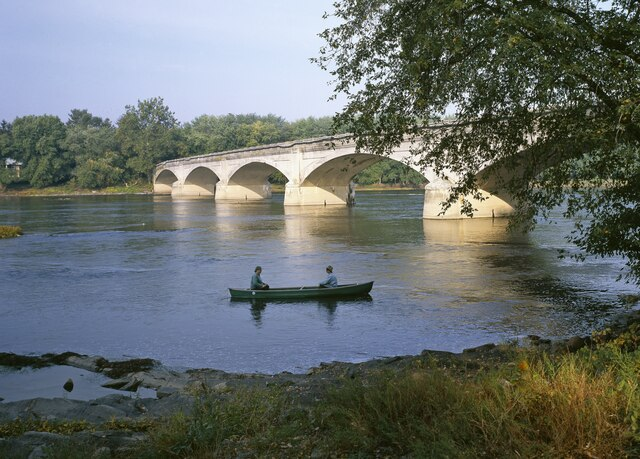
#> input picture River.jpg, 640 x 459 px
$ jupyter execute notebook.ipynb
#> lines starting #> are read from the running program, lines starting #| are printed output that depends on the picture; after the words box and inside, x2 and y2 are one past the last pixel; in counts of white or black regions, pixels touching at a corner belong together; long printed decimals are rounded
# Practica 01 - AAPI
---
Grupo H: Joaquin Negrete y Pablo Suárez
2026

Vamos a trabajar con

## Tarea 1
Visualización de la imagen proporcionada para la práctica, separación de los tres canales de color que contiene.

[cell 1]
import matplotlib.pyplot as plt
import matplotlib.image as mpimg
import numpy as np
from PIL import Image

img = Image.open("./River.jpg")
#> img is the input picture: PIL image 640x459 RGB; mean R, G, B 104.3, 110.2, 107.4
arr = np.array(img)
plt.imshow(img)
plt.show()

[cell 2]
print(f"Mode: {img.mode}")
#| Mode: RGB
print(f"Size: {img.size}")
#| Size: (640, 459)

fig, axes = plt.subplots(1, 3, figsize=(15, 5))
names = ["Reds", "Greens", "Blues"]
for i in range(3):
    axes[i].imshow(arr[:,:,i], cmap=names[i])
    axes[i].set_title(names[i])
plt.show()
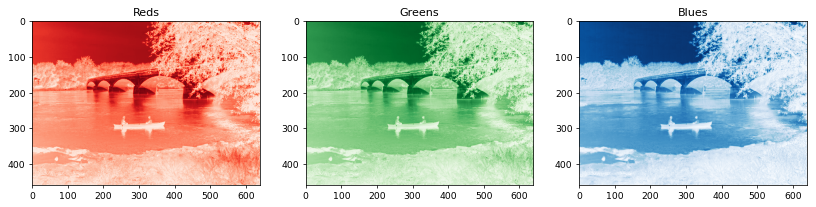
#> figure drawn by matplotlib, 3 panels

## Tarea 2
Cálculo de valores estadísticos: media, desviación estándar y varianza de los canales

[cell 3]
from math import sqrt

channels = [arr[:,:,i] for i in range(3)]
#> channels = 3 items

def img_mean(channel: np.ndarray) -> float:
    cum = 0
    for row in channel:
        cum += np.sum(row)

    return cum / channel.size

def img_variance(channel: np.ndarray) -> float:
    mean = img_mean(channel)
    cum = 0
    for row in channel:
        for el in row:
           cum += (el - mean) ** 2

    return cum / channel.size

def img_std(channel: np.ndarray) -> float:
    return sqrt(img_variance(channel))

means = [img_mean(channel) for channel in channels]
#> the loop in img_mean, `for row in channel:` made 459 passes
#> cum on passes 1 to 3: 92827, 186754, 281253
#> after the loop in img_mean, `for row in channel:`: cum = 30637085
#> the loop in img_mean (call 2), `for row in channel:` made 459 passes
#> cum on passes 1 to 3: 99791, 200656, 302017
#> means = [104.3, 110.2, 107.4]
stds = [img_std(channel) for channel in channels]
#> in img_variance, `mean = img_mean(channel)`: mean = 104.3
#> in img_variance, `mean = img_mean(channel)`:
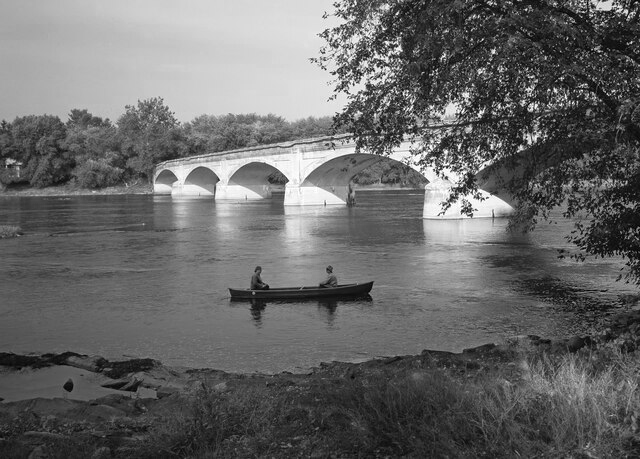
#> channel: shape (459, 640); min 0, max 255, mean 104.3
#> after the loop in img_variance, `for row in channel:`: cum = 987601311.6
#> stds = [57.98, 57.97, 72.98]
variances = [img_variance(channel) for channel in channels]
#> variances = [3361.9, 3360.2, 5325.5]

for i in range(len(channels)):
    print(f"{names[i]} channel - Mean: {means[i]}, Std: {stds[i]}, Variance: {variances[i]}")
#> this loop made 3 passes
#| Reds channel - Mean: 104.293, Std: 57.982, Variance: 3361.933
#| Greens channel - Mean: 110.236, Std: 57.967, Variance: 3360.213
#| Blues channel - Mean: 107.357, Std: 72.976, Variance: 5325.505

## Tarea 3
Realizar las operaciones aritméticas de suma y resta sobre las bandas que tengan la máxima y la mínima desviación estándard; así como las operaciones lógicas OR y AND.

La máxima es azul y la mínima es verde.
Para binarizar los canales, como no tenemos un umbral específico, vamos a utilizar la media.

[cell 4]
plt.subplot(1, 2, 1)
im_diff = np.clip(channels[2].astype(np.int16) - channels[1].astype(np.int16), 0, 255).astype(np.int8)
plt.imshow(im_diff, cmap="gray")
plt.title("Resta")

plt.subplot(1, 2, 2)
im_sum = np.clip(channels[2].astype(np.int16) + channels[1].astype(np.int16), 0, 255).astype(np.int8)
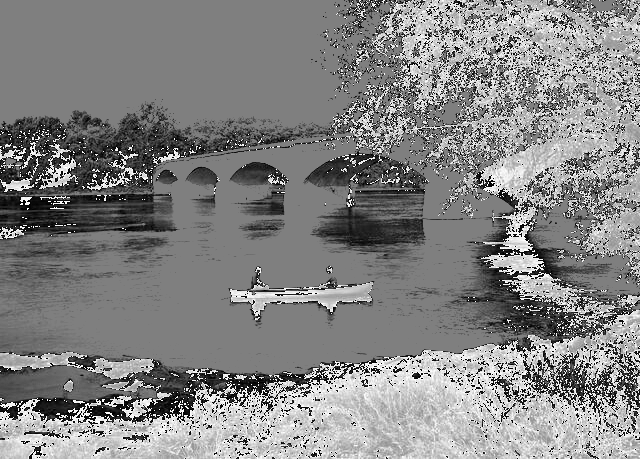
#> im_sum: shape (459, 640) int8; min -128, max 127, mean 3.8; drawn with min black and max white
plt.imshow(im_sum, cmap="gray")
plt.title("Suma")

plt.show()

[cell 5]
b_bin = (channels[2] > means[2]).astype(np.uint8)
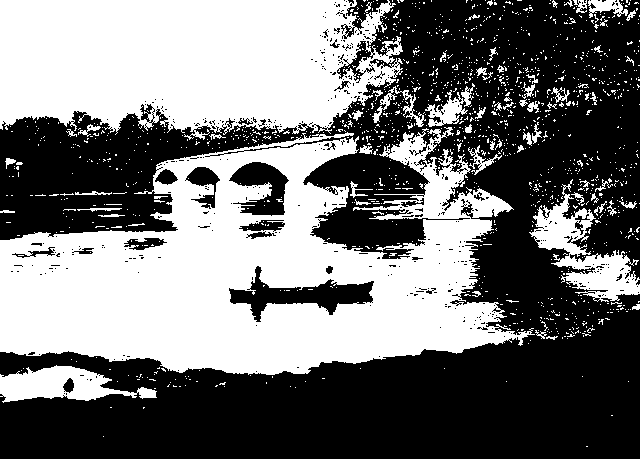
#> b_bin: shape (459, 640); values 0 (black) and 1 (white), 45.6% white; 1376 white regions (1306 under 20 px), largest, box (x1, y1, x2, y2) and area: (0, 127, 535, 375) 73123, (0, 0, 403, 140) 45032, (529, 179, 640, 302) 4462
g_bin = (channels[1] > means[1]).astype(np.uint8)
#> g_bin: shape (459, 640); values 0 (black) and 1 (white), 43.6% white; 2140 white regions (2041 under 20 px), largest, box (x1, y1, x2, y2) and area: (0, 0, 515, 375) 112063, (529, 179, 596, 257) 1925, (551, 250, 640, 295) 1702

plt.subplot(1, 2, 1)
im_or = b_bin | g_bin
#> im_or: shape (459, 640); values 0 (black) and 1 (white), 49.3% white; 1846 white regions (1757 under 20 px), largest, box (x1, y1, x2, y2) and area: (0, 0, 535, 375) 125768, (529, 179, 640, 302) 4509, (0, 365, 157, 403) 3160
plt.imshow(im_or, cmap="gray")
plt.title("OR")

plt.subplot(1, 2, 2)
im_and = b_bin & g_bin
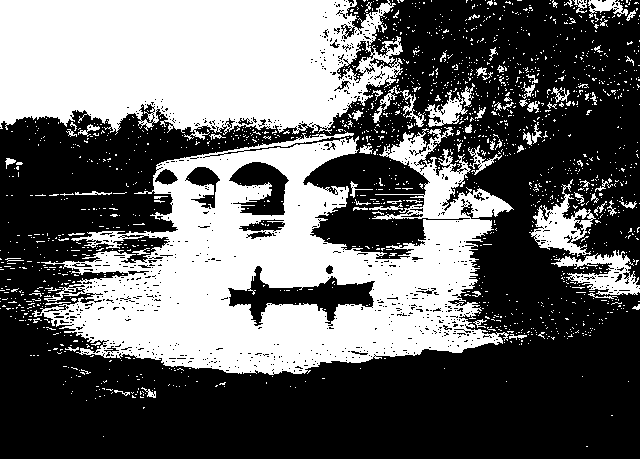
#> im_and: shape (459, 640); values 0 (black) and 1 (white), 40% white; 1672 white regions (1591 under 20 px), largest, box (x1, y1, x2, y2) and area: (32, 127, 514, 375) 59690, (0, 0, 403, 140) 44816, (529, 179, 596, 257) 1878
plt.imshow(im_and, cmap="gray")
plt.title("AND")

plt.show()

## Tarea 4

Obtener histograma de las bandas originales y con las imágenes de las operaciones aritméticas.

[cell 6]
def im_histogram(im_channel: np.ndarray, length: int) -> np.ndarray:
    histogram = [0] * length

    for row in im_channel:
        for el in row:
            histogram[el] += 1

    return histogram

[cell 7]
to_show = {
    "OR": im_or,
    "AND": im_and,
    "resta": im_diff,
    "suma": im_sum,
    "reds": channels[0],
    "greens": channels[1],
    "blues": channels[2]
}

[cell 8]
plt.figure(figsize=(12, 20))

for i, (name, channel) in enumerate(to_show.items()):
    plt.subplot(4, 2, i + 1)
    length = 2 if name in ["OR", "AND"] else 256
    hist = im_histogram(channel, length)
    plt.bar(range(length), hist)
    plt.title(name)

    if length == 2:
        plt.xticks([0, 1])
#> this loop made 7 passes
#> (name, length) on passes 3 to 7: ('resta', 256), ('suma', 256), ('reds', 256), ('greens', 256), ('blues', 256)
#> (name, length, hist) on passes 1 to 2: ('OR', 2, [148996, 144764]), ('AND', 2, [176287, 117473])

plt.show()
#> figure, not shown here; panel 3: tallest bar 179568 high, from x = -0.4 to 0.4; panel 4: tallest bar 105976 high, from x = 254.6 to 255.4; panel 5: tallest bar 2524 high, from x = 86.6 to 87.4; panel 6: tallest bar 2452 high, from x = 117.6 to 118.4

## Tarea 5

Implementar filtros en el dominio espacial: 3x3 y 5x5, para obtener imágenes suavizadas y con realce de bordes de la banda con mayor desviación estándar.

[cell 9]
def conv_2d(img: np.ndarray, filter: np.ndarray) -> np.ndarray:
    padding = filter.shape[0] // 2

    # Add padding to the img
    img_copy = np.pad(img, padding)

    # Rotate the img
    filter_rot = np.flip(filter)

    # Correlate
    res = np.zeros(img.shape)
    x_size, y_size = filter.shape
    for i in range(img.shape[0]):
        for j in range(img.shape[1]):
            window = img_copy[i:i + x_size, j:j + y_size]
            res[i, j] = np.sum(window * filter_rot)

    return res

[cell 10]
smooth_filter_3 = np.ones((3, 3))
smooth_filter_5 = np.ones((5, 5))

edges_filter_3 = np.ones((3, 3)) * -1
edges_filter_3[1, 1] = 9
edges_filter_5 = np.ones((5, 5)) * -1
edges_filter_5[2, 2] = 24

blue_channel = channels[2]
to_show = {
    "smooth_img_3": conv_2d(blue_channel, smooth_filter_3),
    "smooth_img_5": conv_2d(blue_channel, smooth_filter_5),
    "edges_img_3": conv_2d(blue_channel, edges_filter_3),
    "edges_img_5": conv_2d(blue_channel, edges_filter_5)
}
#> in conv_2d, `img_copy = np.pad(img, padding)`:
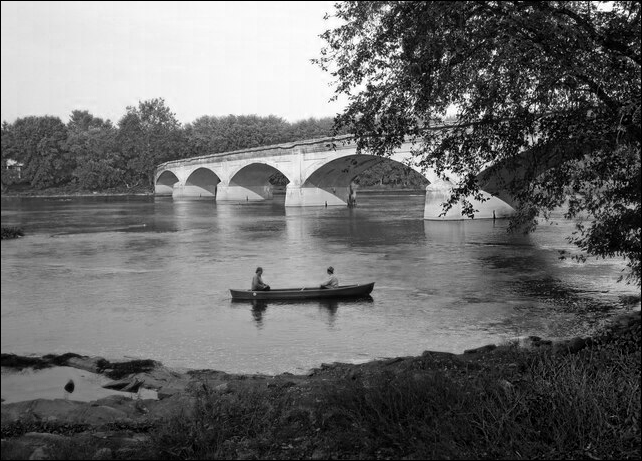
#> img_copy: shape (461, 642); min 0, max 255, mean 106.6
#> in conv_2d (call 3), `padding = filter.shape[0] // 2`: padding = 1
#> after the loop in conv_2d (call 3), `for i in range(img.shape[0]):`:
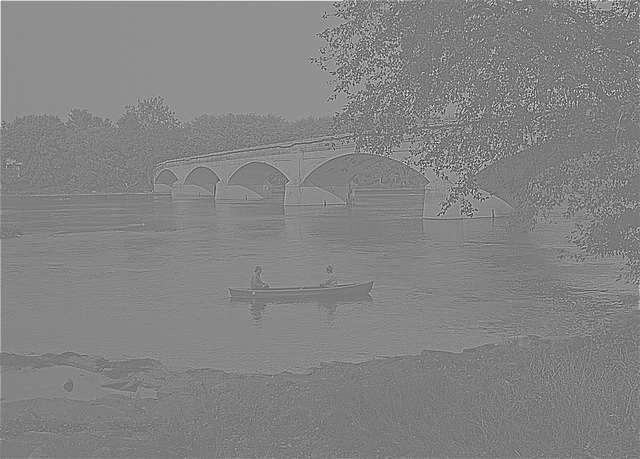
#> res: shape (459, 640) float64; min -1273, max 1406, mean 109.4; drawn with min black and max white
#> in conv_2d (call 4), `padding = filter.shape[0] // 2`: padding = 2
#> after the loop in conv_2d (call 4), `for i in range(img.shape[0]):`:
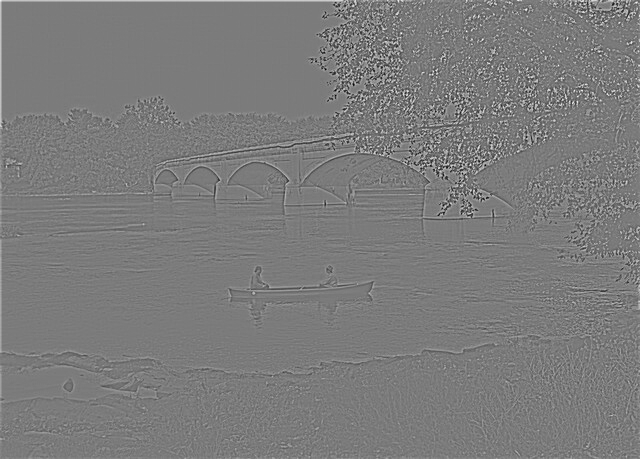
#> res: shape (459, 640) float64; min -3926, max 4173, mean 10.1; drawn with min black and max white

[cell 11]
plt.figure(figsize=(12, 9))
for i, (name, img) in enumerate(to_show.items()):
    plt.subplot(2, 2, i + 1)
    plt.imshow(img, cmap="gray")
    plt.title(name)
#> this loop made 4 passes
#> name on passes 1 to 4: 'smooth_img_3', 'smooth_img_5', 'edges_img_3', 'edges_img_5'

plt.show()

## Tarea 6

Transformada de Fourier Discreta. Visualizar el espectro de potencia.

[cell 12]
from scipy.fft import fft2, fftshift, ifft2, ifftshift

def centered_power_log(ft: np.ndarray) -> np.ndarray:
    return np.log1p(np.abs(fftshift(ft)))

fft_blue = fft2(blue_channel)
plt.imshow(centered_power_log(fft_blue), cmap="gray")
plt.title("Espectro de potencia de canal con mayor STD")
plt.show()

## Tarea 7

Diseñar filtros paso bajo y alto en el dominio de Fourier. Radio 10, 20 y 30.

[cell 13]
def low_pass_mask(shape: tuple[int, int], radius: int) -> np.ndarray:
    rows, cols = shape
    center_row, center_col = rows // 2, cols // 2

    y, x = np.ogrid[:rows, :cols]
    dist_from_center = np.sqrt((y - center_row)**2 + (x - center_col)**2)

    return (dist_from_center <= radius).astype(float)

def high_pass_mask(shape: tuple[int, int], radius: int) -> np.ndarray:
    return 1.0 - low_pass_mask(shape, radius)

def apply_freq_filter(img: np.ndarray, mask: np.ndarray) -> np.ndarray:
    fft_img = fftshift(fft2(img))
    fft_filtered = fft_img * mask
    return np.real(ifft2(ifftshift(fft_filtered)))

[cell 14]
radios = [10, 20, 30]
img = blue_channel
fft_blue = fft2(img)

fig, axes = plt.subplots(len(radios), 4, figsize=(16, 4 * len(radios)))

for row, radius in enumerate(radios):
    lp_mask = low_pass_mask(img.shape, radius)
    hp_mask = high_pass_mask(img.shape, radius)

    lp_filtered = apply_freq_filter(img, lp_mask)
    hp_filtered = apply_freq_filter(img, hp_mask)

    axes[row, 0].imshow(lp_mask, cmap="gray")
    axes[row, 0].set_title(f"Paso bajo r={radius}")

    axes[row, 1].imshow(centered_power_log(fft_blue * lp_mask), cmap="gray")
    axes[row, 1].set_title(f"Espectro paso bajo r={radius}")

    axes[row, 2].imshow(hp_mask, cmap="gray")
    axes[row, 2].set_title(f"Paso alto r={radius}")

    axes[row, 3].imshow(centered_power_log(fft_blue * hp_mask), cmap="gray")
    axes[row, 3].set_title(f"Espectro paso alto r={radius}")
#> this loop made 3 passes
#> pass 1, `hp_filtered = apply_freq_filter(img, hp_mask)`:
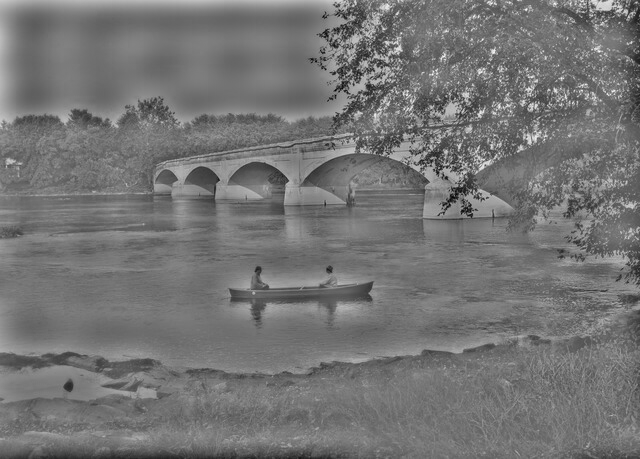
#> hp_filtered: shape (459, 640) float64; min -178.6, max 212.2, mean 0; drawn with min black and max white

plt.tight_layout()
plt.show()

fig, axes = plt.subplots(len(radios), 2, figsize=(8, 4 * len(radios)))

for row, radius in enumerate(radios):
    lp_mask = low_pass_mask(img.shape, radius)
    hp_mask = high_pass_mask(img.shape, radius)

    lp_filtered = apply_freq_filter(img, lp_mask)
    hp_filtered = apply_freq_filter(img, hp_mask)

    axes[row, 0].imshow(lp_filtered, cmap="gray")
    axes[row, 0].set_title(f"Imagen filtrada paso bajo r={radius}")

    axes[row, 1].imshow(hp_filtered, cmap="gray")
    axes[row, 1].set_title(f"Imagen filtrada paso alto r={radius}")

plt.tight_layout()
plt.show()
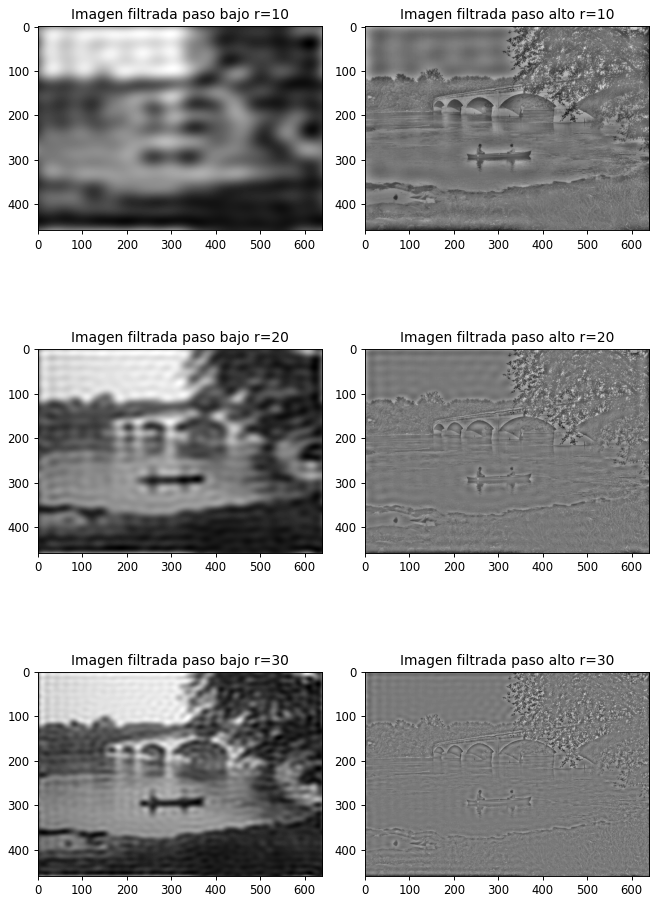
#> figure drawn by matplotlib, 6 panels
